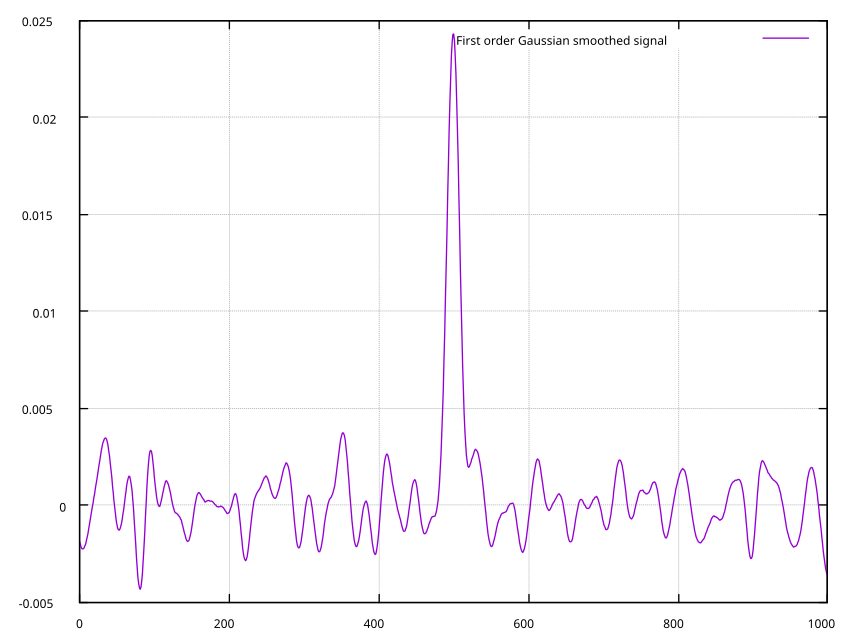

The gnuplot source for this figure:
#!/usr/bin/gnuplot

set term qt persist
set xrange [0:1000]
set yrange [-.005:.025]
set grid
plot 'examples/02-gaussian.dat' using 4 title 'First order Gaussian smoothed signal' with lines
